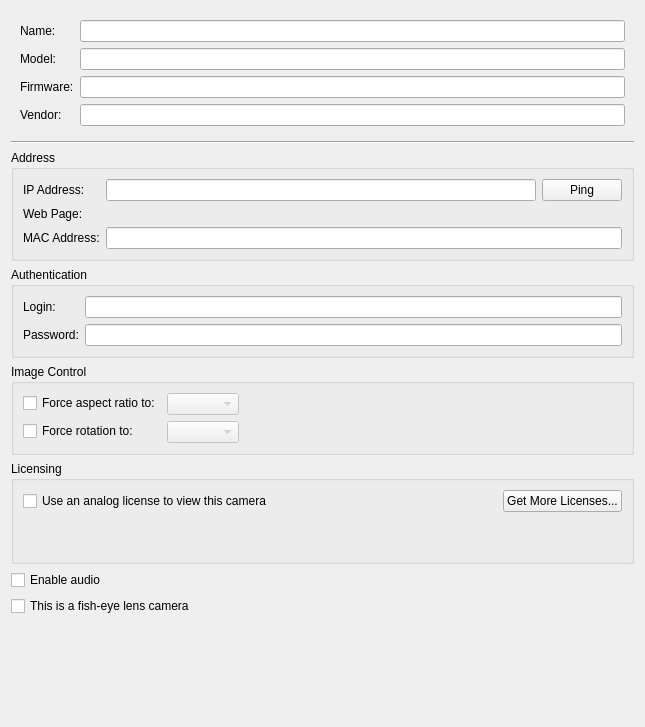
<?xml version="1.0" encoding="UTF-8"?>
<ui version="4.0">
 <class>GeneralCameraSettingsWidget</class>
 <widget class="QWidget" name="GeneralCameraSettingsWidget">
  <property name="geometry">
   <rect>
    <x>0</x>
    <y>0</y>
    <width>645</width>
    <height>727</height>
   </rect>
  </property>
  <layout class="QVBoxLayout" name="verticalLayout">
   <item>
    <widget class="QWidget" name="descriptionWidget" native="true">
     <layout class="QFormLayout" name="formLayout_3">
      <property name="fieldGrowthPolicy">
       <enum>QFormLayout::AllNonFixedFieldsGrow</enum>
      </property>
      <item row="0" column="0">
       <widget class="QLabel" name="nameLabel">
        <property name="text">
         <string>Name:</string>
        </property>
       </widget>
      </item>
      <item row="0" column="1">
       <widget class="QLineEdit" name="nameEdit"/>
      </item>
      <item row="1" column="0">
       <widget class="QLabel" name="modelLabel">
        <property name="text">
         <string>Model:</string>
        </property>
       </widget>
      </item>
      <item row="1" column="1">
       <widget class="QLineEdit" name="modelEdit">
        <property name="readOnly">
         <bool>true</bool>
        </property>
       </widget>
      </item>
      <item row="2" column="0">
       <widget class="QLabel" name="firmwareLabel">
        <property name="text">
         <string>Firmware:</string>
        </property>
       </widget>
      </item>
      <item row="2" column="1">
       <widget class="QLineEdit" name="firmwareEdit">
        <property name="readOnly">
         <bool>true</bool>
        </property>
       </widget>
      </item>
      <item row="3" column="0">
       <widget class="QLabel" name="vendorLabel">
        <property name="text">
         <string>Vendor:</string>
        </property>
       </widget>
      </item>
      <item row="3" column="1">
       <widget class="QLineEdit" name="vendorEdit">
        <property name="readOnly">
         <bool>true</bool>
        </property>
       </widget>
      </item>
     </layout>
    </widget>
   </item>
   <item>
    <widget class="Line" name="line">
     <property name="orientation">
      <enum>Qt::Horizontal</enum>
     </property>
    </widget>
   </item>
   <item>
    <widget class="QGroupBox" name="addressGroupBox">
     <property name="title">
      <string>Address</string>
     </property>
     <layout class="QFormLayout" name="formLayout_5">
      <item row="0" column="1">
       <layout class="QHBoxLayout" name="horizontalLayout_5">
        <item>
         <widget class="QLineEdit" name="ipAddressEdit">
          <property name="enabled">
           <bool>true</bool>
          </property>
          <property name="frame">
           <bool>true</bool>
          </property>
          <property name="readOnly">
           <bool>true</bool>
          </property>
         </widget>
        </item>
        <item>
         <widget class="QPushButton" name="pingButton">
          <property name="sizePolicy">
           <sizepolicy hsizetype="Fixed" vsizetype="Fixed">
            <horstretch>0</horstretch>
            <verstretch>0</verstretch>
           </sizepolicy>
          </property>
          <property name="text">
           <string>Ping</string>
          </property>
         </widget>
        </item>
       </layout>
      </item>
      <item row="1" column="0">
       <widget class="QLabel" name="label">
        <property name="text">
         <string>Web Page:</string>
        </property>
       </widget>
      </item>
      <item row="1" column="1">
       <widget class="QLabel" name="webPageLabel">
        <property name="text">
         <string notr="true">&lt;camera url&gt;</string>
        </property>
        <property name="openExternalLinks">
         <bool>false</bool>
        </property>
       </widget>
      </item>
      <item row="0" column="0">
       <widget class="QLabel" name="ipAddressLabel">
        <property name="text">
         <string>IP Address:</string>
        </property>
       </widget>
      </item>
      <item row="2" column="0">
       <widget class="QLabel" name="macAddressLabel">
        <property name="text">
         <string>MAC Address:</string>
        </property>
       </widget>
      </item>
      <item row="2" column="1">
       <widget class="QLineEdit" name="macAddressEdit">
        <property name="readOnly">
         <bool>true</bool>
        </property>
       </widget>
      </item>
     </layout>
    </widget>
   </item>
   <item>
    <widget class="QGroupBox" name="authenticationGroupBox">
     <property name="title">
      <string>Authentication</string>
     </property>
     <layout class="QFormLayout" name="formLayout_4">
      <property name="fieldGrowthPolicy">
       <enum>QFormLayout::AllNonFixedFieldsGrow</enum>
      </property>
      <item row="0" column="0">
       <widget class="QLabel" name="loginLabel">
        <property name="text">
         <string>Login:</string>
        </property>
       </widget>
      </item>
      <item row="0" column="1">
       <widget class="QLineEdit" name="loginEdit"/>
      </item>
      <item row="1" column="0">
       <widget class="QLabel" name="passwordLabel">
        <property name="text">
         <string>Password:</string>
        </property>
       </widget>
      </item>
      <item row="1" column="1">
       <widget class="QLineEdit" name="passwordEdit">
        <property name="echoMode">
         <enum>QLineEdit::PasswordEchoOnEdit</enum>
        </property>
       </widget>
      </item>
     </layout>
    </widget>
   </item>
   <item>
    <widget class="QGroupBox" name="imageControlGroupBox">
     <property name="title">
      <string>Image Control</string>
     </property>
     <layout class="QFormLayout" name="formLayout_2">
      <property name="fieldGrowthPolicy">
       <enum>QFormLayout::FieldsStayAtSizeHint</enum>
      </property>
      <item row="0" column="0">
       <widget class="QCheckBox" name="forceArCheckBox">
        <property name="text">
         <string>Force aspect ratio to:</string>
        </property>
       </widget>
      </item>
      <item row="0" column="1">
       <widget class="QComboBox" name="forceArComboBox">
        <property name="enabled">
         <bool>false</bool>
        </property>
       </widget>
      </item>
      <item row="1" column="0">
       <widget class="QCheckBox" name="forceRotationCheckBox">
        <property name="text">
         <string>Force rotation to:</string>
        </property>
       </widget>
      </item>
      <item row="1" column="1">
       <widget class="QComboBox" name="forceRotationComboBox">
        <property name="enabled">
         <bool>false</bool>
        </property>
       </widget>
      </item>
     </layout>
    </widget>
   </item>
   <item>
    <widget class="QGroupBox" name="analogGroupBox">
     <property name="title">
      <string>Licensing</string>
     </property>
     <layout class="QVBoxLayout" name="verticalLayout_11">
      <item>
       <layout class="QHBoxLayout" name="horizontalLayout_7">
        <item>
         <widget class="QCheckBox" name="analogViewCheckBox">
          <property name="text">
           <string>Use an analog license to view this camera</string>
          </property>
         </widget>
        </item>
        <item>
         <spacer name="horizontalSpacer_4">
          <property name="orientation">
           <enum>Qt::Horizontal</enum>
          </property>
          <property name="sizeHint" stdset="0">
           <size>
            <width>40</width>
            <height>20</height>
           </size>
          </property>
         </spacer>
        </item>
        <item>
         <widget class="QLabel" name="requiredLicensesLabel">
          <property name="text">
           <string/>
          </property>
         </widget>
        </item>
        <item>
         <widget class="QPushButton" name="moreLicensesButton">
          <property name="text">
           <string>Get More Licenses...</string>
          </property>
         </widget>
        </item>
       </layout>
      </item>
      <item>
       <widget class="QLabel" name="digitalLicensesLabel">
        <property name="text">
         <string/>
        </property>
       </widget>
      </item>
      <item>
       <widget class="QLabel" name="analogLicensesLabel">
        <property name="text">
         <string/>
        </property>
       </widget>
      </item>
     </layout>
    </widget>
   </item>
   <item>
    <widget class="QCheckBox" name="enableAudioCheckBox">
     <property name="text">
      <string>Enable audio</string>
     </property>
    </widget>
   </item>
   <item>
    <widget class="QCheckBox" name="fisheyeCheckBox">
     <property name="text">
      <string>This is a fish-eye lens camera</string>
     </property>
    </widget>
   </item>
   <item>
    <spacer name="verticalSpacer">
     <property name="orientation">
      <enum>Qt::Vertical</enum>
     </property>
     <property name="sizeHint" stdset="0">
      <size>
       <width>20</width>
       <height>40</height>
      </size>
     </property>
    </spacer>
   </item>
  </layout>
 </widget>
 <resources/>
 <connections/>
</ui>
